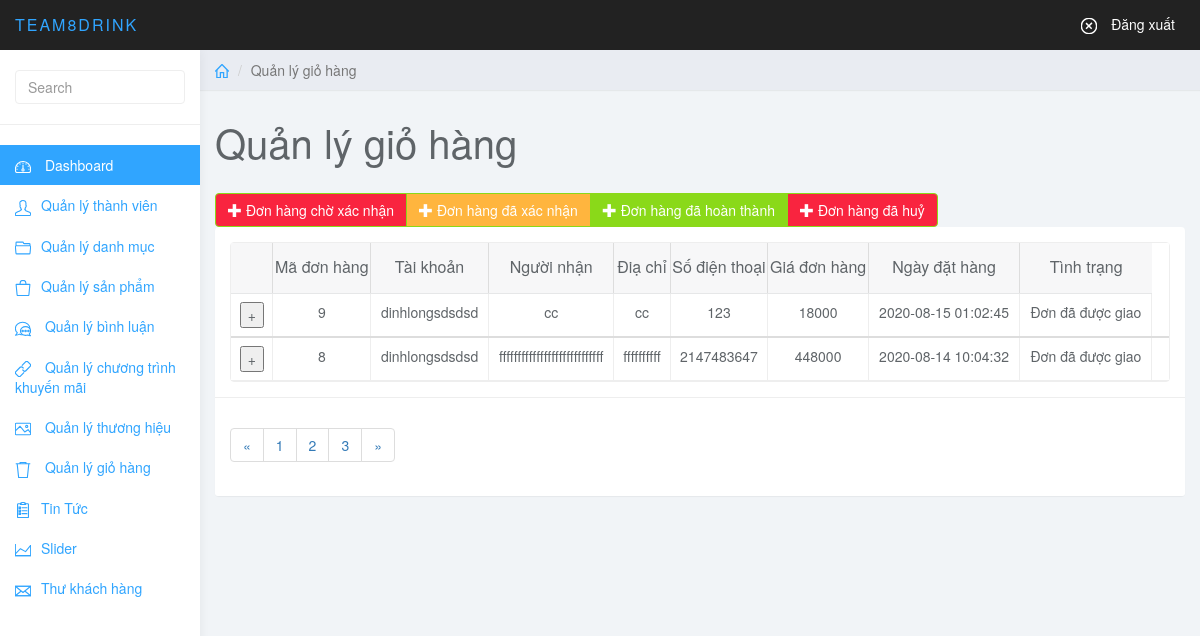
The app's page /admin/?page=card&&tt=ht (signed in) with its own data.
### tables this page shows
CREATE TABLE `cart` (
  `id` int(11) NOT NULL,
  `member_id` int(11) NOT NULL,
  `nguoi_nhan` varchar(200) NOT NULL,
  `sdt` int(50) NOT NULL,
  `dia_chi` varchar(255) NOT NULL,
  `tong_tien` int(50) NOT NULL,
  `tinh_trang` int(11) NOT NULL,
  `ngay_dat` datetime NOT NULL
);

CREATE TABLE `member` (
  `id` int(11) NOT NULL,
  `member_name` varchar(191) NOT NULL,
  `email` varchar(191) NOT NULL,
  `password` varchar(191) NOT NULL,
  `member_level` tinyint(1) DEFAULT NULL,
  `address` varchar(191) DEFAULT NULL,
  `phone` int(11) DEFAULT NULL
);

### libs/database.php (called while the page is built, shortened)
<?php
    function connection()
    {
        try {
            $conn = new PDO("mysql:host=localhost;dbname=ship-drink;charset=utf8", "root2", "");
        } catch (PDOException $e) {
            echo "Error connecting to database" . $e->getMessage();
        }
        return $conn;
    }
    function query_pro($sql)
    {
        $conn = connection();
        try {
            $stmt = $conn->prepare($sql);
            $stmt->execute();
            $result = $stmt->fetchAll(PDO::FETCH_ASSOC);
        } catch (PDOException $e) {
            echo "Lỗi dữ liệu " . $e->getMessage();
        } finally {
            unset($conn);
        }
        return $result;
    }
    ?>

### libs/cart1.php (called while the page is built, shortened)
<!-- <?php
require_once "database.php";
function list_all_cart($tinh_trang){
    $sql = "SELECT cart.id as caID, member.id as meID,nguoi_nhan,sdt,dia_chi,tong_tien,tinh_trang,ngay_dat,member_name
                    FROM cart INNER JOIN member on cart.member_id = member.id
      WHERE tinh_trang=$tinh_trang ORDER BY ngay_dat DESC";
    return query_pro($sql);
}
?> -->

### admin/themes/card.php (the view, shortened to what this page needs)
<?php
$tt = isset($_GET['tt']) ? $_GET['tt'] : "";
extract($_REQUEST);
?>
<!DOCTYPE html>
<html>
<head>
    <link href="themes/css/bootstrap.min.css" rel="stylesheet">
    <link href="themes/css/datepicker3.css" rel="stylesheet">
    <link href="themes/css/bootstrap-table.css" rel="stylesheet">
    <link href="themes/css/styles.css" rel="stylesheet">
</head>
<body>
    <nav class="navbar navbar-inverse navbar-fixed-top" role="navigation">
        <div class="container-fluid">
            <div class="navbar-header">
                <a class="navbar-brand" href="#"><span><span>Team8Drink </span></a>
                <ul class="user-menu">
                    <li class="dropdown pull-right">
                        <a href="<?= ROOT ?>admin/?page=login"><svg class="glyph stroked cancel">
                                <use xlink:href="#stroked-cancel"></use>
                            </svg> Đăng xuất</a>
                    </li>
                </ul>
            </div>
        </div>
    </nav>
    <div id="sidebar-collapse" class="col-sm-3 col-lg-2 sidebar">
        <form role="search">
            <div class="form-group">
                <input type="text" class="form-control" placeholder="Search">
            </div>
        </form>
        <ul class="nav menu">
            <li class="active"><a href="<?= ROOT ?>admin/?page=dashboard"><svg class="glyph stroked dashboard-dial">
                        <use xlink:href="#stroked-dashboard-dial"></use>
                    </svg> Dashboard</a></li>
            <li><a href="<?= ROOT ?>admin/?page=member"><svg class="glyph stroked male user ">
                        <use xlink:href="#stroked-male-user" /></svg>Quản lý thành viên</a></li>
            <li><a href="<?= ROOT ?>admin/?page=category"><svg class="glyph stroked open folder">
                        <use xlink:href="#stroked-open-folder" /></svg>Quản lý danh mục</a></li>
            <li><a href="<?= ROOT ?>admin/?page=product"><svg class="glyph stroked bag">
                        <use xlink:href="#stroked-bag"></use>
                    </svg>Quản lý sản phẩm</a></li>
            <li><a href="<?= ROOT ?>admin/?page=comment"><svg class="glyph stroked two messages">
                        <use xlink:href="#stroked-two-messages" /></svg> Quản lý bình luận</a></li>
            <li><a href="<?= ROOT ?>admin/?page=promotion"><svg class="glyph stroked chain">
                        <use xlink:href="#stroked-chain" /></svg> Quản lý chương trình khuyến mãi</a></li>
            <li><a href="<?= ROOT ?>admin/?page=trademark"><svg class="glyph stroked chain">
                        <use xlink:href="#stroked-landscape" /></svg> Quản lý thương hiệu</a></li>
            <li><a href="<?= ROOT ?>admin/?page=card"><svg class="glyph stroked gear">
                        <use xlink:href="#stroked-trash" /></svg> Quản lý giỏ hàng</a></li>
            <li><a href="<?= ROOT ?>admin/?page=news"><svg class="glyph stroked chain">
                        <use xlink:href="#stroked-clipboard-with-paper" /></svg>Tin Tức</a></li>
            <li><a href="<?= ROOT ?>admin/?page=slider"><svg class="glyph stroked chain">
                        <use xlink:href="#stroked-line-graph" /></svg>Slider</a></li>
            <li><a href="<?= ROOT ?>admin/?page=letter"><svg class="glyph stroked chain">
                        <use xlink:href="#stroked-email" /></svg>Thư khách hàng</a></li>
        </ul>
    </div>
    <div class="col-sm-9 col-sm-offset-3 col-lg-10 col-lg-offset-2 main">
        <div class="row">
            <ol class="breadcrumb">
                <li><a href="#"><svg class="glyph stroked home">
                            <use xlink:href="#stroked-home"></use>
                        </svg></a></li>
                <li class="active">Quản lý giỏ hàng</li>
            </ol>
        </div>
        <div class="row">
            <div class="col-lg-12">
                <h1 class="page-header">Quản lý giỏ hàng</h1>
            </div>
        </div>
        <div id="toolbar" class="btn-group">
            <a href="<?= ROOT ?>admin/?page=card&&tt=c" class="btn btn-success bg-danger">
                <i class="glyphicon glyphicon-plus"></i> Đơn hàng chờ xác nhận
            </a>
            <a href="<?= ROOT ?>admin/?page=card&&tt=xd" class="btn btn-success bg-warning">
                <i class="glyphicon glyphicon-plus"></i> Đơn hàng đã xác nhận
            </a>
            <a href="<?= ROOT ?>admin/?page=card&&tt=ht" class="btn btn-success">
                <i class="glyphicon glyphicon-plus"></i> Đơn hàng đã hoàn thành
            </a>
            <a href="<?= ROOT ?>admin/?page=card&&tt=h" class="btn btn-success bg-danger">
                <i class="glyphicon glyphicon-plus"></i> Đơn hàng đã huỷ
            </a>
        </div>
        <?php if($tt=='' or $tt=='c'):?>
            <?php $list_all_cart = list_all_cart(1);?>
            <div class="row">
            <div class="col-md-12">
                <div class="panel panel-default">
                    <div class="panel-body">
                        <table data-toolbar="#toolbar" data-toggle="table" class="table">
                            <thead>
                                <tr>
                                    <th style="text-align:center;"></th>
                                    <th style="text-align:center;">Mã đơn hàng</th>
                                    <th style="text-align:center;">Tài khoản</th>
                                    <th style="text-align:center;">Người nhận</th>
                                    <th style="text-align:center;">Điạ chỉ</th>
                                    <th style="text-align:center;">Số điện thoại</th>
                                    <th style="text-align:center;">Giá đơn hàng</th>
                                    <th style="text-align:center;">Ngày đặt hàng</th>
                                    <th style="text-align:center;">Tình trạng</th>
                                </tr>
                            </thead>
                            <?php foreach($list_all_cart as $cart):?>
                                <tbody>
                                    <tr>
                                        <td style="text-align:center;"><button class="an">+</button></td>
                                        <td style="text-align:center;"><?=$cart['caID']?></td>
                                        <td style="text-align:center;"><?=$cart['member_name']?></td>
                                        <td style="text-align:center;"><?=$cart['nguoi_nhan']?></td>
                                        <td style="text-align:center;"><?=$cart['dia_chi']?></td>
                                        <td style="text-align:center;"><?=$cart['sdt']?></td>
                                        <td style="text-align:center;"><?=$cart['tong_tien']?></td>
                                        <td style="text-align:center;"><?=$cart['ngay_dat']?></td>
                                        <td style="text-align:center;">Đang chờ được duyệt</td>
                                        <td style="text-align:center;">
                                            <form action="" method="POST">
                                                <input type="hidden" value="<?=$cart['caID']?>" name="id">
                                                <button type="submit" name="huy">Huỷ</button>
                                                <button type="submit" name="duyet">Duyệt</button>
                                            </form>
                                        </td>
                                    </tr>
                                                        <tr class="doituong">
                                                            <th style="text-align:center;">Tên sản phẩm</th>
                                                            <th style="text-align:center;">Đơn giá</th>
                                                            <th style="text-align:center;">Số lượng</th>
                                                            <th style="text-align:center;">Thành tiền</th>
                                                        </tr>
                                                <?php $list_all_ct =  list_all_ct($cart['caID'])?>
                                            <?php foreach($list_all_ct as $ct):?>
                                                <tr class="doituong">
                                                    <td style="text-align:center;"><?=$ct['ten_san_pham']?></td>
                                                    <td style="text-align:center;"><?=$ct['don_gia']?></td>
                                                    <td style="text-align:center;"><?=$ct['so_luong']?></td>
                                                    <td style="text-align:center;"><?=$ct['thanh_tien']?></td>
                                            <?php endforeach;?>
                                </tbody>
                            <?php endforeach;?>
                        </table>
                    </div>
                    <div class="panel-footer">
                        <nav aria-label="Page navigation example">
                            <ul class="pagination">
                                <li class="page-item"><a class="page-link" href="#">&laquo;</a></li>
                                <li class="page-item"><a class="page-link" href="#">1</a></li>
                                <li class="page-item"><a class="page-link" href="#">2</a></li>
                                <li class="page-item"><a class="page-link" href="#">3</a></li>
                                <li class="page-item"><a class="page-link" href="#">&raquo;</a></li>
                            </ul>
                        </nav>
                    </div>
                </div>
            </div>
        </div>
        <?php elseif($tt=='ht'):?>
            <?php $list_all_cart = list_all_cart(3);?>
            <div class="row">
            <div class="col-md-12">
                <div class="panel panel-default">
                    <div class="panel-body">
                        <table data-toolbar="#toolbar" data-toggle="table" class="table">
                            <thead>
                                <tr>
                                    <th style="text-align:center;"></th>
                                    <th style="text-align:center;">Mã đơn hàng</th>
                                    <th style="text-align:center;">Tài khoản</th>
                                    <th style="text-align:center;">Người nhận</th>
                                    <th style="text-align:center;">Điạ chỉ</th>
                                    <th style="text-align:center;">Số điện thoại</th>
                                    <th style="text-align:center;">Giá đơn hàng</th>
                                    <th style="text-align:center;">Ngày đặt hàng</th>
                                    <th style="text-align:center;">Tình trạng</th>
                                </tr>
                            </thead>
                            <?php foreach($list_all_cart as $cart):?>
                                <tbody>
                                    <tr>
                                        <td style="text-align:center;"><button class="an">+</button></td>
                                        <td style="text-align:center;"><?=$cart['caID']?></td>
                                        <td style="text-align:center;"><?=$cart['member_name']?></td>
                                        <td style="text-align:center;"><?=$cart['nguoi_nhan']?></td>
                                        <td style="text-align:center;"><?=$cart['dia_chi']?></td>
                                        <td style="text-align:center;"><?=$cart['sdt']?></td>
                                        <td style="text-align:center;"><?=$cart['tong_tien']?></td>
                                        <td style="text-align:center;"><?=$cart['ngay_dat']?></td>
                                        <td style="text-align:center;">Đơn đã được giao</td>
                                        <td style="text-align:center;">
                                        </td>
                                    </tr>
                                </tbody>
                            <?php endforeach;?>
                        </table>
                    </div>
                    <div class="panel-footer">
                        <nav aria-label="Page navigation example">
                            <ul class="pagination">
                                <li class="page-item"><a class="page-link" href="#">&laquo;</a></li>
                                <li class="page-item"><a class="page-link" href="#">1</a></li>
                                <li class="page-item"><a class="page-link" href="#">2</a></li>
                                <li class="page-item"><a class="page-link" href="#">3</a></li>
                                <li class="page-item"><a class="page-link" href="#">&raquo;</a></li>
                            </ul>
                        </nav>
                    </div>
                </div>
            </div>
        <?php endif;?>
    </div>
</body>
</html>

### records on screen
cart: id "9", member.member_name "dinhlongsdsdsd", nguoi_nhan "cc", dia_chi "cc", sdt "123", tong_tien "18000", ngay_dat "2020-08-15 01:02:45"
cart: id "8", member.member_name "dinhlongsdsdsd", nguoi_nhan "ffffffffffffffffffffffffffff", dia_chi "ffffffffff", sdt "2147483647", tong_tien "448000", ngay_dat "2020-08-14 10:04:32"
